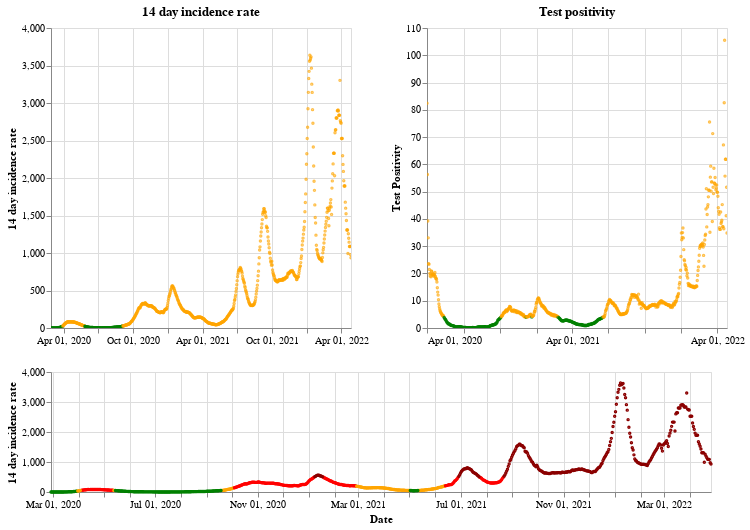

Notebook source saved alongside this figure:
### Markdown cell above
## Scotland

### Code cell
plot_traffic_light('Scotland')

### Figure 1 — Vega-Lite specification as saved in the notebook (floating-point values rounded to 4 significant figures; data arrays with more than 128 entries replaced by an {"elided": "..."} marker saying what was removed)
{"config": {"view": {"continuousWidth": 400, "continuousHeight": 300}}, "vconcat": [{"hconcat": [{"mark": {"type": "point", "size": 2}, "encoding": {"color": {"condition": {"value": "green", "test": "(datum.twoWeeklyCasesRate <= 25)"}, "value": "orange"}, "tooltip": [{"type": "nominal", "field": "areaName"}, {"type": "temporal", "field": "date"}, {"type": "quantitative", "field": "twoWeeklyCasesRate"}, {"type": "quantitative", "field": "testPositivity"}], "x": {"type": "temporal", "axis": {"title": ""}, "field": "date", "scale": {"domain": {"selection": "DateBrush"}}, "timeUnit": "yearmonthdate"}, "y": {"type": "quantitative", "axis": {"title": "14 day incidence rate"}, "field": "twoWeeklyCasesRate"}}, "title": "14 day incidence rate", "width": 300}, {"mark": {"type": "point", "size": 2}, "encoding": {"color": {"condition": {"value": "green", "test": "(datum.testPositivity <= 4)"}, "value": "orange"}, "tooltip": [{"type": "nominal", "field": "areaName"}, {"type": "temporal", "field": "date"}, {"type": "quantitative", "field": "twoWeeklyCasesRate"}, {"type": "quantitative", "field": "testPositivity"}], "x": {"type": "temporal", "axis": {"title": ""}, "field": "date", "scale": {"domain": {"selection": "DateBrush"}}, "timeUnit": "yearmonthdate"}, "y": {"type": "quantitative", "axis": {"title": "Test Positivity"}, "field": "testPositivity"}}, "title": "Test positivity", "width": 300}]}, {"layer": [{"mark": {"type": "point", "size": 2}, "encoding": {"color": {"condition": {"value": "orange", "test": "(((datum.testPositivity < 4) && (datum.twoWeeklyCasesRate >= 50)) && (datum.twoWeeklyCasesRate < 200))"}, "value": "red"}, "opacity": {"condition": {"value": 1, "test": "((datum.twoWeeklyCasesRate >= 50) && (datum.twoWeeklyCasesRate < 500))"}, "value": 0}, "tooltip": [{"type": "nominal", "field": "areaName"}, {"type": "temporal", "field": "date"}, {"type": "quantitative", "field": "twoWeeklyCasesRate"}, {"type": "quantitative", "field": "testPositivity"}], "x": {"type": "temporal", "axis": {"title": "Date"}, "field": "date", "timeUnit": "yearmonthdate"}, "y": {"type": "quantitative", "axis": {"title": "14 day incidence rate"}, "field": "twoWeeklyCasesRate"}}, "selection": {"DateBrush": {"type": "interval", "encodings": ["x"], "fields": ["Time"]}}}, {"mark": {"type": "point", "size": 2}, "encoding": {"color": {"value": "darkred"}, "opacity": {"condition": {"value": 1, "test": "(datum.twoWeeklyCasesRate >= 500)"}, "value": 0}, "tooltip": [{"type": "nominal", "field": "areaName"}, {"type": "temporal", "field": "date"}, {"type": "quantitative", "field": "twoWeeklyCasesRate"}, {"type": "quantitative", "field": "testPositivity"}], "x": {"type": "temporal", "axis": {"title": "Date"}, "field": "date", "timeUnit": "yearmonthdate"}, "y": {"type": "quantitative", "axis": {"title": "14 day incidence rate"}, "field": "twoWeeklyCasesRate"}}}, {"mark": {"type": "point", "size": 2}, "encoding": {"color": {"condition": {"value": "green", "test": "((datum.testPositivity < 4) && (datum.twoWeeklyCasesRate < 50))"}, "value": "orange"}, "opacity": {"condition": {"value": 1, "test": "(datum.twoWeeklyCasesRate < 50)"}, "value": 0}, "tooltip": [{"type": "nominal", "field": "areaName"}, {"type": "temporal", "field": "date"}, {"type": "quantitative", "field": "twoWeeklyCasesRate"}, {"type": "quantitative", "field": "testPositivity"}], "x": {"type": "temporal", "axis": {"title": "Date"}, "field": "date", "timeUnit": "yearmonthdate"}, "y": {"type": "quantitative", "axis": {"title": "14 day incidence rate"}, "field": "twoWeeklyCasesRate"}}}], "height": 120, "width": 660}], "data": {"name": "data-6697669f0de2b481019289afe9323436"}, "$schema": "https://vega.github.io/schema/vega-lite/v4.8.1.json", "datasets": {"data-6697669f0de2b481019289afe9323436": {"elided": "789 records"}}}
